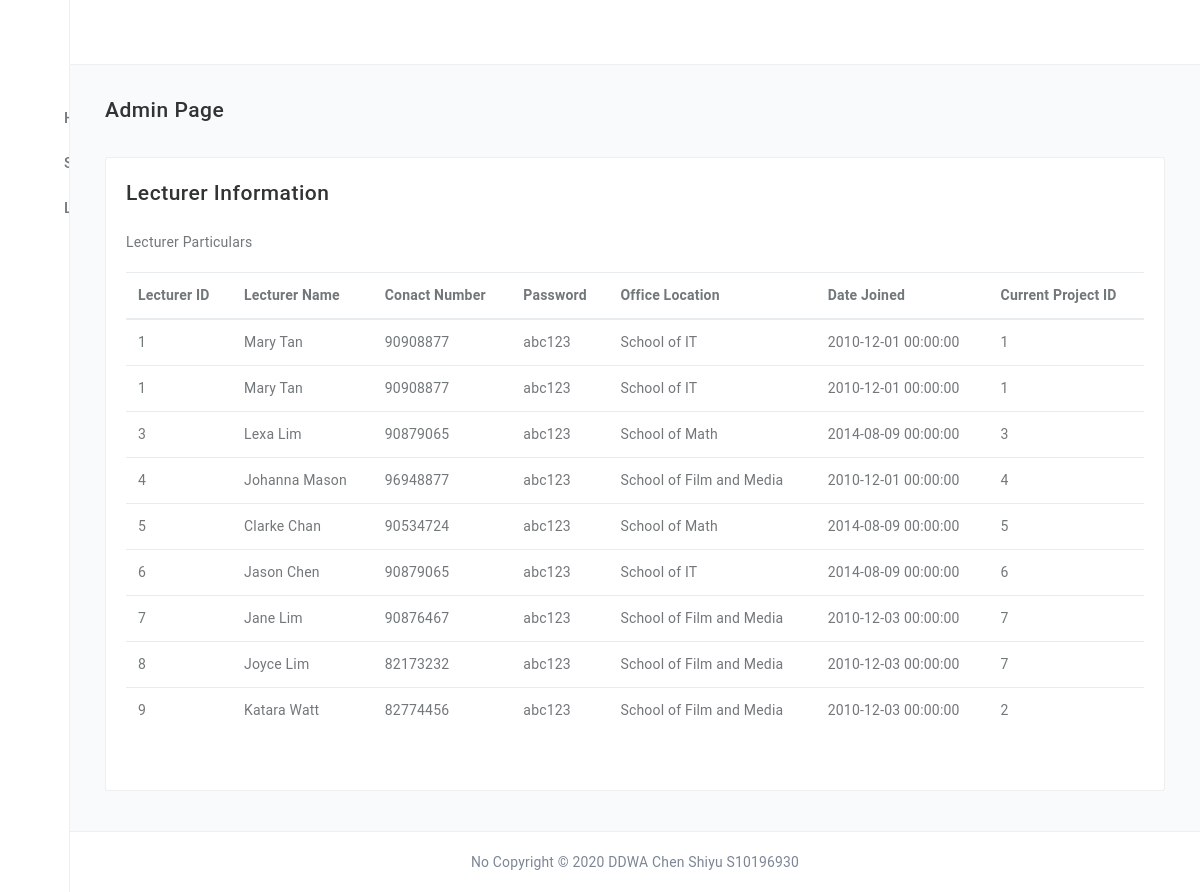
Page /AdminLecturerInfo.php on the committed database.
### tables this page shows
CREATE TABLE `lecturer` (
  `lecturer_id` int(11) NOT NULL,
  `full_name` varchar(200) NOT NULL,
  `date_joined` datetime NOT NULL,
  `office_location` varchar(200) NOT NULL,
  `contact_no` int(11) NOT NULL,
  `project_id` int(11) NOT NULL,
  `password` varchar(50) DEFAULT NULL
);

### AdminLecturerInfo.php (the view, shortened to what this page needs)
<?php
    $dbhost = "localhost";
    $dbuser = "root";
    $dbpass = "";
    $dbname = "chenshiyu_ddwa";
    $connection = mysqli_connect($dbhost, $dbuser, $dbpass, $dbname);
    if(mysqli_connect_errno()) {
        die("Database connection failed: " .
            mysqli_connect_error() .
            " (" . mysqli_connect_errno() . ")"
        );
    }
    else {
        $sql = "SELECT * FROM `lecturer` WHERE lecturer_id='1'";
        $result = $connection->query($sql);
        if ($result->num_rows > 0) {
            if($row = mysqli_fetch_assoc($result)) {
               $studentID = $row["lecturer_id"];
               $full_name = $row["full_name"];
               $contactNo = $row["contact_no"];
               $password = $row["password"];
               $officeLocation = $row["office_location"];
               $dateJoined = $row["date_joined"];
               $ProjectID = $row["project_id"];
            }
        }
        $sql = "SELECT * FROM `lecturer` WHERE lecturer_id='1'";
        $result = $connection->query($sql);
        if ($result->num_rows > 0) {
            if($row = mysqli_fetch_assoc($result)) {
               $studentID2 = $row["lecturer_id"];
               $full_name2 = $row["full_name"];
               $contactNo2 = $row["contact_no"];
               $password2 = $row["password"];
               $officeLocation2 = $row["office_location"];
               $dateJoined2 = $row["date_joined"];
               $ProjectID2 = $row["project_id"];
            }
        }
        $sql = "SELECT * FROM `lecturer` WHERE lecturer_id='3'";
        $result = $connection->query($sql);
        if ($result->num_rows > 0) {
            if($row = mysqli_fetch_assoc($result)) {
               $studentID3 = $row["lecturer_id"];
               $full_name3 = $row["full_name"];
               $contactNo3 = $row["contact_no"];
               $password3 = $row["password"];
               $officeLocation3 = $row["office_location"];
               $dateJoined3 = $row["date_joined"];
               $ProjectID3 = $row["project_id"];
            }
        }
        $sql = "SELECT * FROM `lecturer` WHERE lecturer_id='4'";
        $result = $connection->query($sql);
        if ($result->num_rows > 0) {
            if($row = mysqli_fetch_assoc($result)) {
               $studentID4 = $row["lecturer_id"];
               $full_name4 = $row["full_name"];
               $contactNo4 = $row["contact_no"];
               $password4 = $row["password"];
               $officeLocation4 = $row["office_location"];
               $dateJoined4 = $row["date_joined"];
               $ProjectID4 = $row["project_id"];
            }
        }
        $sql = "SELECT * FROM `lecturer` WHERE lecturer_id='5'";
        $result = $connection->query($sql);
        if ($result->num_rows > 0) {
            if($row = mysqli_fetch_assoc($result)) {
               $studentID5 = $row["lecturer_id"];
               $full_name5 = $row["full_name"];
               $contactNo5 = $row["contact_no"];
               $password5 = $row["password"];
               $officeLocation5 = $row["office_location"];
               $dateJoined5 = $row["date_joined"];
               $ProjectID5 = $row["project_id"];
            }
        }
        $sql = "SELECT * FROM `lecturer` WHERE lecturer_id='6'";
        $result = $connection->query($sql);
        if ($result->num_rows > 0) {
            if($row = mysqli_fetch_assoc($result)) {
               $studentID6 = $row["lecturer_id"];
               $full_name6 = $row["full_name"];
               $contactNo6 = $row["contact_no"];
               $password6 = $row["password"];
               $officeLocation6 = $row["office_location"];
               $dateJoined6 = $row["date_joined"];
               $ProjectID6 = $row["project_id"];
            }
        }
        $sql = "SELECT * FROM `lecturer` WHERE lecturer_id='7'";
        $result = $connection->query($sql);
        if ($result->num_rows > 0) {
            if($row = mysqli_fetch_assoc($result)) {
               $studentID7 = $row["lecturer_id"];
               $full_name7 = $row["full_name"];
               $contactNo7 = $row["contact_no"];
               $password7 = $row["password"];
               $officeLocation7 = $row["office_location"];
               $dateJoined7 = $row["date_joined"];
               $ProjectID7 = $row["project_id"];
            }
        }
        $sql = "SELECT * FROM `lecturer` WHERE lecturer_id='8'";
        $result = $connection->query($sql);
        if ($result->num_rows > 0) {
            if($row = mysqli_fetch_assoc($result)) {
               $studentID8 = $row["lecturer_id"];
               $full_name8 = $row["full_name"];
               $contactNo8 = $row["contact_no"];
               $password8 = $row["password"];
               $officeLocation8 = $row["office_location"];
               $dateJoined8 = $row["date_joined"];
               $ProjectID8 = $row["project_id"];
            }
        }
        $sql = "SELECT * FROM `lecturer` WHERE lecturer_id='9'";
        $result = $connection->query($sql);
        if ($result->num_rows > 0) {
            if($row = mysqli_fetch_assoc($result)) {
               $studentID9 = $row["lecturer_id"];
               $full_name9 = $row["full_name"];
               $contactNo9 = $row["contact_no"];
               $password9 = $row["password"];
               $officeLocation9 = $row["office_location"];
               $dateJoined9 = $row["date_joined"];
               $ProjectID9 = $row["project_id"];
            }
        }
    }
?>
<!DOCTYPE html>
<html>
   <head>
      <link href="https://colorlib.com/polygon/adminator/style.css" rel="stylesheet">
   </head>
   <body class="app">
      <div>
         <div class="sidebar">
            <div class="sidebar-inner">
               <div class="sidebar-logo">
                  <div class="peers ai-c fxw-nw">
                     <div class="peer peer-greed">
                        <a class="sidebar-link td-n" href="#" class="td-n">
                           <div class="peers ai-c fxw-nw">
                              <div class="peer">
                                 <div class="logo"></div>
                              </div>
                           </div>
                        </a>
                     </div>
                  </div>
               </div>
               <ul class="sidebar-menu scrollable pos-r">
                  <li class="nav-item mT-30 active"><a class="sidebar-link" href="/DDWA-Asg1/Admin.php" default><span class="icon-holder"><i class="c-blue-500 ti-home"></i> </span><span class="title">Home</span></a></li>
                  <li class="nav-item"><a class="sidebar-link" href="/DDWA-Asg1/Admin_StudentInfo.php"><span class="icon-holder"><i class="c-brown-500 ti-email"></i> </span><span class="title">Student Info</span></a></li>
                  <li class="nav-item"><a class="sidebar-link" href="/DDWA-Asg1/AdminLecturerInfo.php"><span class="icon-holder"><i class="c-blue-500 ti-share"></i> </span><span class="title">Lecturer Info</span></a></li>
               </ul>
            </div>
         </div>
         <div class="page-container">
            <div class="header navbar">
               <div class="header-container">
                  <ul class="nav-left">
                     <li><a id="sidebar-toggle" class="sidebar-toggle" href="javascript:void(0);"><i class="ti-menu"></i></a></li>
                  </ul>
                  <ul class="nav-right">
                     <li class="dropdown">
                        <a href="" class="dropdown-toggle no-after peers fxw-nw ai-c lh-1" data-toggle="dropdown">
                        </a>
                     </li>
                  </ul>
               </div>
            </div>
            <main class="main-content bgc-grey-100">
               <div id="mainContent">
                  <div class="container-fluid">
                     <h4 class="c-grey-900 mT-10 mB-30">Admin Page</h4>
                     <div class="row">
                        <div class="col-md-12">
                           <div class="bgc-white bd bdrs-3 p-20 mB-20">
                              <h4 class="c-grey-900 mB-20">Lecturer Information</h4>
                              <p>Lecturer Particulars</p>
                              <table class="table">
                                 <thead>
                                    <tr>
                                       <th scope="col">Lecturer ID</th>
                                       <th scope="col">Lecturer Name</th>
                                       <th scope="col">Conact Number</th>
                                       <th scope="col">Password</th>
                                       <th scope="col">Office Location</th>
                                       <th scope="col">Date Joined</th>
                                       <th scope="col">Current Project ID</th>
                                    </tr>
                                 </thead>
                                 <tbody>
                                    <tr>
                                       <td><?php echo $studentID?></td>
                                       <td><?php echo $full_name?></td>
                                       <td><?php echo $contactNo?></td>
                                       <td><?php echo $password?></td>
                                       <td><?php echo $officeLocation?></td>
                                       <td><?php echo $dateJoined?></td>
                                       <td><?php echo $ProjectID?></td>
                                    </tr>
                                    <tr>
                                       <td><?php echo $studentID2?></td>
                                       <td><?php echo $full_name2?></td>
                                       <td><?php echo $contactNo2?></td>
                                       <td><?php echo $password2?></td>
                                       <td><?php echo $officeLocation2?></td>
                                       <td><?php echo $dateJoined2?></td>
                                       <td><?php echo $ProjectID2?></td>
                                    </tr>
                                    <tr>
                                       <td><?php echo $studentID3?></td>
                                       <td><?php echo $full_name3?></td>
                                       <td><?php echo $contactNo3?></td>
                                       <td><?php echo $password3?></td>
                                       <td><?php echo $officeLocation3?></td>
                                       <td><?php echo $dateJoined3?></td>
                                       <td><?php echo $ProjectID3?></td>
                                    </tr>
                                    <tr>
                                       <td><?php echo $studentID4?></td>
                                       <td><?php echo $full_name4?></td>
                                       <td><?php echo $contactNo4?></td>
                                       <td><?php echo $password4?></td>
                                       <td><?php echo $officeLocation4?></td>
                                       <td><?php echo $dateJoined4?></td>
                                       <td><?php echo $ProjectID4?></td>
                                    </tr>
                                    <tr>
                                       <td><?php echo $studentID5?></td>
                                       <td><?php echo $full_name5?></td>
                                       <td><?php echo $contactNo5?></td>
                                       <td><?php echo $password5?></td>
                                       <td><?php echo $officeLocation5?></td>
                                       <td><?php echo $dateJoined5?></td>
                                       <td><?php echo $ProjectID5?></td>
                                    </tr>
                                    <tr>
                                       <td><?php echo $studentID6?></td>
                                       <td><?php echo $full_name6?></td>
                                       <td><?php echo $contactNo6?></td>
                                       <td><?php echo $password6?></td>
                                       <td><?php echo $officeLocation6?></td>
                                       <td><?php echo $dateJoined6?></td>
                                       <td><?php echo $ProjectID6?></td>
                                    </tr>
                                    <tr>
                                       <td><?php echo $studentID7?></td>
                                       <td><?php echo $full_name7?></td>
                                       <td><?php echo $contactNo7?></td>
                                       <td><?php echo $password7?></td>
                                       <td><?php echo $officeLocation7?></td>
                                       <td><?php echo $dateJoined7?></td>
                                       <td><?php echo $ProjectID7?></td>
                                    </tr>
                                    <tr>
                                       <td><?php echo $studentID8?></td>
                                       <td><?php echo $full_name8?></td>
                                       <td><?php echo $contactNo8?></td>
                                       <td><?php echo $password8?></td>
                                       <td><?php echo $officeLocation8?></td>
                                       <td><?php echo $dateJoined8?></td>
                                       <td><?php echo $ProjectID8?></td>
                                    </tr>
                                    <tr>
                                       <td><?php echo $studentID9?></td>
                                       <td><?php echo $full_name9?></td>
                                       <td><?php echo $contactNo9?></td>
                                       <td><?php echo $password9?></td>
                                       <td><?php echo $officeLocation9?></td>
                                       <td><?php echo $dateJoined9?></td>
                                       <td><?php echo $ProjectID9?></td>
                                    </tr>
                                 </tbody>
                              </table><br>
                           </div>
                        </div>
                     </div>
               </div>
            </main>
            <footer class="bdT ta-c p-30 lh-0 fsz-sm c-grey-600">
               <span>No Copyright © 2020 DDWA Chen Shiyu S10196930</span>
            </footer>
         </div>
      </div>
   </body>
</html>

### rows in the picture
lecturer: lecturer_id "1", full_name "Mary Tan", contact_no "90908877", password "abc123", office_location "School of IT", date_joined "2010-12-01 00:00:00", project "1"
lecturer: lecturer_id "3", full_name "Lexa Lim", contact_no "90879065", password "abc123", office_location "School of Math", date_joined "2014-08-09 00:00:00", project "3"
lecturer: lecturer_id "4", full_name "Johanna Mason", contact_no "96948877", password "abc123", office_location "School of Film and Media", date_joined "2010-12-01 00:00:00", project "4"
lecturer: lecturer_id "5", full_name "Clarke Chan", contact_no "90534724", password "abc123", office_location "School of Math", date_joined "2014-08-09 00:00:00", project "5"
lecturer: lecturer_id "6", full_name "Jason Chen", contact_no "90879065", password "abc123", office_location "School of IT", date_joined "2014-08-09 00:00:00", project "6"
lecturer: lecturer_id "7", full_name "Jane Lim", contact_no "90876467", password "abc123", office_location "School of Film and Media", date_joined "2010-12-03 00:00:00", project "7"
lecturer: lecturer_id "8", full_name "Joyce Lim", contact_no "82173232", password "abc123", office_location "School of Film and Media", date_joined "2010-12-03 00:00:00", project "7"
lecturer: lecturer_id "9", full_name "Katara Watt", contact_no "82774456", password "abc123", office_location "School of Film and Media", date_joined "2010-12-03 00:00:00", project "2"
